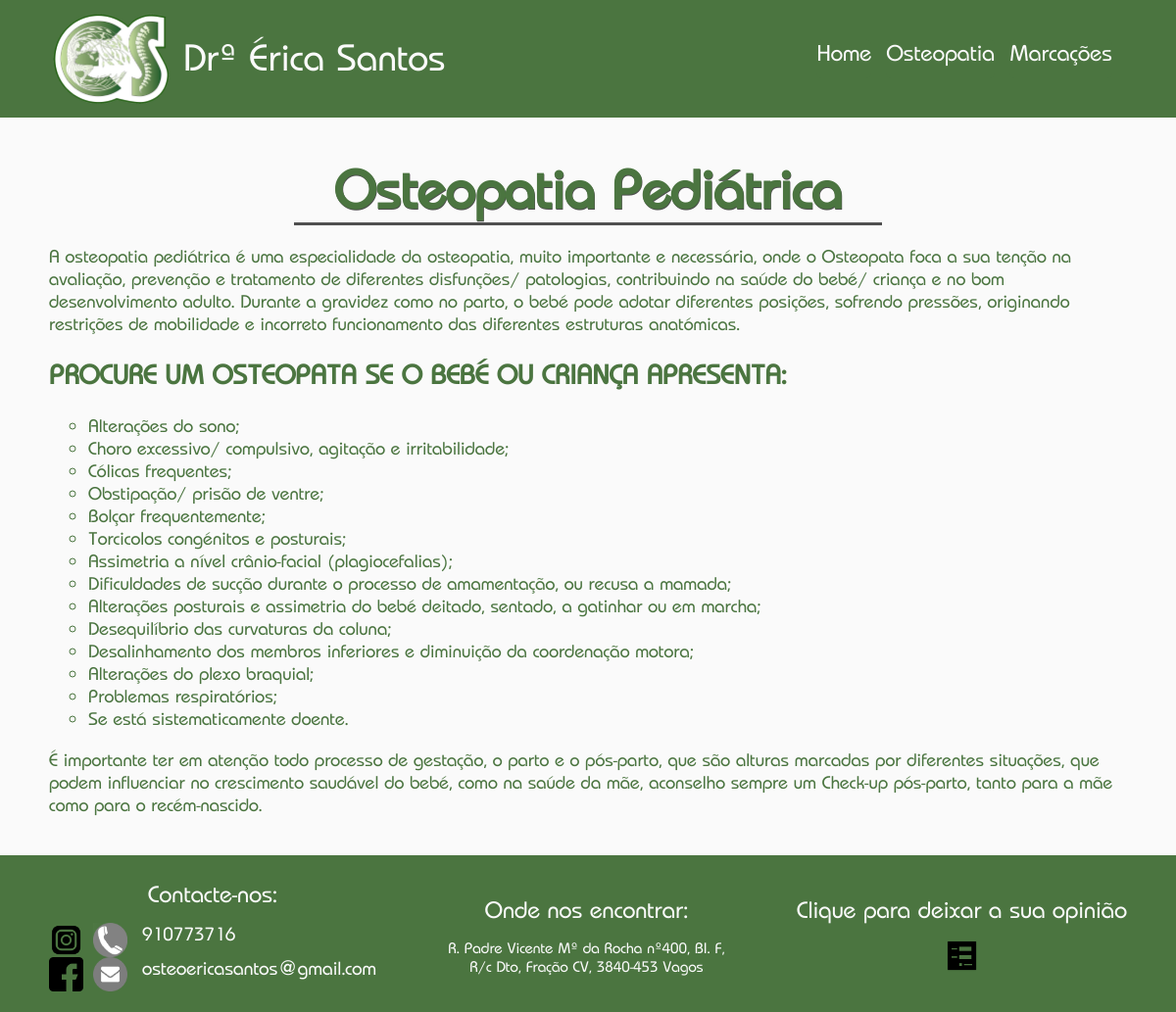
The page /osteopatia_pediatrica/ on the database its author committed.
### eso/models.py (models this page shows, shortened)
class PediatricOstepathy(models.Model):
    top_text = models.TextField()
    bottom_text = models.TextField()

class PediatricOstepathyReasons(models.Model):
    reason = models.TextField()

### eso/views.py (the view)
# urls.py: path('osteopatia_pediatrica/', pediatric_osteopathy_page, name='pediatric_osteopathy_page')
def pediatric_osteopathy_page(request):
    pediatric_osteopathy = get_object_or_404(PediatricOstepathy)
    pediatric_osteopathy_reasons = PediatricOstepathyReasons.objects.all()
    context = {
        "pediatric_osteopathy": pediatric_osteopathy,
        "pediatric_osteopathy_reasons": pediatric_osteopathy_reasons}
    return render(request=request, template_name='eso/pediatric_osteopathy.html', context=context)

### eso/templates/eso/pediatric_osteopathy.html
{% extends "eso/base.html" %}
{% block main-content %}
    <h1>Osteopatia Pediátrica</h1>
    <div>{{pediatric_osteopathy.top_text}}</div>
    <h2>PROCURE UM OSTEOPATA SE O BEBÉ OU CRIANÇA APRESENTA:</h2>
    <ul id="pediatric_osteopathy_reasons">
        {% for reason in pediatric_osteopathy_reasons %}
            <li>{{reason.reason}}</li>
        {% endfor %}
    </ul>
    <div>{{pediatric_osteopathy.bottom_text}}</div>
{% endblock %}

### eso/static/eso/styles/styles.css (style rules this page uses)
html { scroll-behavior: smooth; }
body { box-sizing: border-box; background-color: #fafafa; color: #4B7540; margin: 0; font-family: 'BauhausCustom'; font-size: 1em; }
li { list-style: none; }
h1 { text-align: center; text-shadow: #4f4f4f 0.5px 0.5px; font-size: 3em; border-bottom: solid 3px #4f4f4f; width: 600px; margin: 20px auto; }
#osteopathy_advantages li, #pediatric_osteopathy_reasons li, #specializations li, .list-with-decorators { list-style: circle; }

### rows shown on the page
PediatricOstepathy: top_text "A osteopatia pediátrica é uma especialidade da osteopatia, muito importante e necessária, onde o Osteopata foca a sua tenção na avaliação, prevenção e tratamento de diferentes disfunções/ patologias, contribuindo na saúde do bebé/ criança e no bom desenvolvimento adulto. Durante a gravidez como no parto, o bebé pode adotar diferentes posições, sofrendo pressões, originando restrições de mobilidade e incorreto funcionamento das diferentes estruturas anatómicas.", bottom_text "É importante ter em atenção todo processo de gestação, o parto e o pós-parto, que são alturas marcadas por diferentes situações, que podem influenciar no crescimento saudável do bebé, como na saúde da mãe, aconselho sempre um Check-up pós-parto, tanto para a mãe como para o recém-nascido."
PediatricOstepathyReasons: reason "Alterações do sono;"
PediatricOstepathyReasons: reason "Choro excessivo/ compulsivo, agitação e irritabilidade;"
PediatricOstepathyReasons: reason "Cólicas frequentes;"
PediatricOstepathyReasons: reason "Obstipação/ prisão de ventre;"
PediatricOstepathyReasons: reason "Bolçar frequentemente;"
PediatricOstepathyReasons: reason "Torcicolos congénitos e posturais;"
PediatricOstepathyReasons: reason "Assimetria a nível crânio-facial (plagiocefalias);"
PediatricOstepathyReasons: reason "Dificuldades de sucção durante o processo de amamentação, ou recusa a mamada;"
PediatricOstepathyReasons: reason "Alterações posturais e assimetria do bebé deitado, sentado, a gatinhar ou em marcha;"
PediatricOstepathyReasons: reason "Desequilíbrio das curvaturas da coluna;"
PediatricOstepathyReasons: reason "Desalinhamento dos membros inferiores e diminuição da coordenação motora;"
PediatricOstepathyReasons: reason "Alterações do plexo braquial;"
PediatricOstepathyReasons: reason "Problemas respiratórios;"
PediatricOstepathyReasons: reason "Se está sistematicamente doente."
